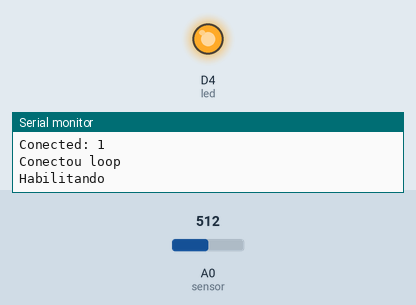
A sketch run on a simulated ESP8266 (NodeMCU). Parts: output pins drawn as LEDs (lit = HIGH), the last lines printed to the serial monitor. The inputs (shaded band) are chosen by the test bench; at power-on: A0 (sensor) = 512. WiFi joins after 1.5 s; servers stay silent unless stated.

Above: at 2.7 s.
2.8 s: A0 (sensor) set to 582
4.4 s: A0 (sensor) set to 609
At 5.4 s:
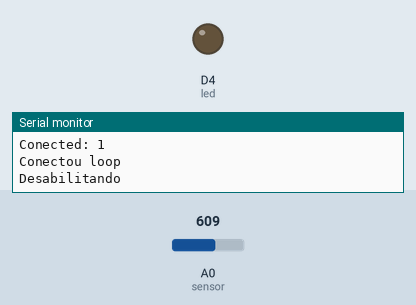
6.2 s: A0 (sensor) set to 590
At 6.7 s:
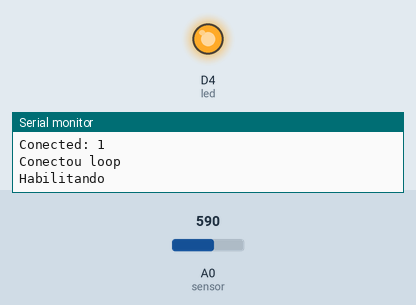
7.9 s: A0 (sensor) set to 610
At 9.2 s:
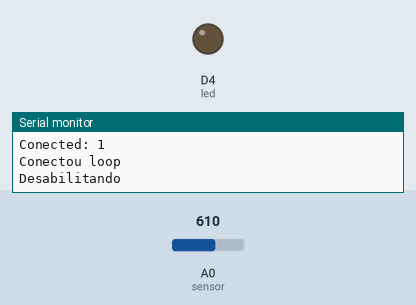
Timing chart, 0 to 10.6 s (numbered marks = the images above; inputs shaded):
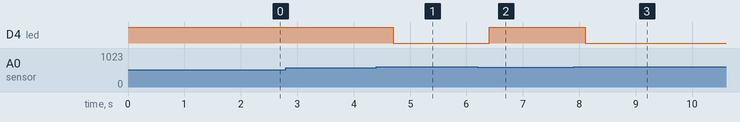

The sketch:

luz.ino
```cpp
#include <ESP8266WiFi.h>

const char* ssid = "Google";
const char* password = "googol00";
const char* host = "192.168.43.70";
const char* room_id = "5d8ee8ab6f56f21a762d03ab";
int use = 0;
const int port = 3333;
//WiFiClient client;
//IPAddress server(192,168,43,70);

int led = D4; // Trocar pela saida do led
int sensor = A0; // Trocar pela entrada do sensor de luz
int luz = 0; // Auxiliar para medir nivel da luz

void setup() {
  Serial.begin(115200);
  pinMode(led, OUTPUT);
  digitalWrite(led, HIGH);

  WiFi.begin(ssid, password);

  while (WiFi.status() != WL_CONNECTED) {
     delay(500);
     Serial.println("Conectando...");
  }
  digitalWrite(led, LOW);
//  if (client.connect(host, 3333)) {
//    Serial.println("Conectado");
////    client.println("GET /rooms HTTP/1.0");
//  } else {
//    Serial.println("Não conectado");
//  }
}

void loop() {
  luz = analogRead(sensor); // 0 - 1023
  int aux = 0;
  if (luz < 600) { // Acender quando sala vazia
    digitalWrite(led, HIGH);
    aux = 1;
  } else { // Apagar quando sala usada
    digitalWrite(led, LOW);
    aux = 0;
  }

//  Serial.println("Aux" + String(aux) + "Use" + String(use));
  if (aux != use) {
    use = aux;
    WiFiClient client;
    if (client.connect(host, 3333)){
      Serial.println("Conected: " + String(client.connected()));
      Serial.println("Conectou loop");
      if (aux == 1) {
        Serial.println("Habilitando");
        client.println("PUT /room/use/" + String(room_id) + "/true HTTP/1.0");
      } else {
        Serial.println("Desabilitando");
        client.println("PUT /room/use/" + String(room_id) + "/false HTTP/1.0");
      }
      client.println();
      client.stop();
    } else {
      Serial.println("Não conectou loop");
    }
  }
  delay(500);
}
```

Measured:
- the behaviour switches between 599 and 600 on A0 (sensor) (found by bisection; images 0 and 1)
- after the input at 2.8 s, every drawn part: stays the same
- after the input at 4.4 s, D4 (led): HIGH → LOW after 0.30 s
- after the input at 6.2 s, D4 (led): LOW → HIGH after 0.20 s
- after the input at 7.9 s, D4 (led): HIGH → LOW after 0.21 s
